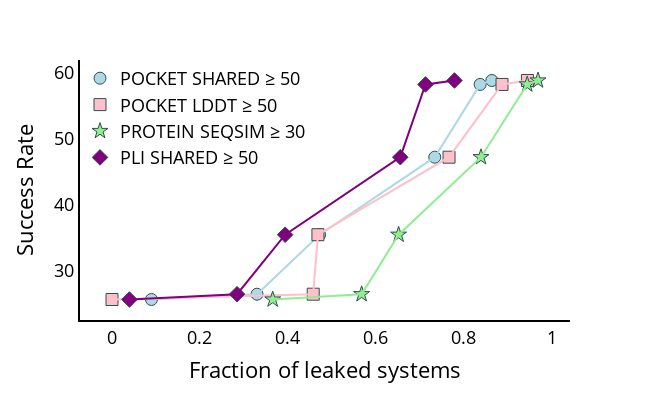

The notebook cell this image was saved under:
### Markdown cell above
#### Figure 2C

### Code cell
performance_vs_leakage_df = perf.merge(leakage_df, on=['Split','Test_tag', 'Quality'])
plot_diffdock_performance_vs_leakage(performance_vs_leakage_df[
    performance_vs_leakage_df.Metric.isin(["PLI SHARED ≥ 50", "PROTEIN SEQSIM ≥ 30","POCKET LDDT ≥ 50", "POCKET SHARED ≥ 50" ])])

### Figure 1 — Plotly figure (JSON) as saved in the notebook; plotly's stock layout.template omitted (floating-point values rounded to 4 significant figures)
{"data": [{"hovertemplate": "Metric=POCKET SHARED ≥ 50<br>Leakage=%{x}<br>SR-10-mean=%{y}<extra></extra>", "legendgroup": "POCKET SHARED ≥ 50", "marker": {"color": "lightblue", "line": {"color": "DarkSlateGrey", "width": 1}, "size": 12, "symbol": "circle"}, "mode": "markers", "name": "POCKET SHARED ≥ 50", "orientation": "v", "showlegend": true, "type": "scatter", "x": [0.08984, 0.8641, 0.3299, 0.4723, 0.8375, 0.7342], "xaxis": "x", "y": [25.67, 58.75, 26.47, 35.46, 58.16, 47.17], "yaxis": "y"}, {"hovertemplate": "<b>LOWESS trendline</b><br><br>Metric=POCKET SHARED ≥ 50<br>Leakage=%{x}<br>SR-10-mean=%{y} <b>(trend)</b><extra></extra>", "legendgroup": "POCKET SHARED ≥ 50", "marker": {"color": "lightblue", "symbol": "circle"}, "mode": "lines", "name": "POCKET SHARED ≥ 50", "showlegend": false, "type": "scatter", "x": [0.08984, 0.3299, 0.4723, 0.7342, 0.8375, 0.8641], "xaxis": "x", "y": [25.67, 26.47, 35.46, 47.17, 58.16, 58.75], "yaxis": "y"}, {"hovertemplate": "Metric=POCKET LDDT ≥ 50<br>Leakage=%{x}<br>SR-10-mean=%{y}<extra></extra>", "legendgroup": "POCKET LDDT ≥ 50", "marker": {"color": "pink", "line": {"color": "DarkSlateGrey", "width": 1}, "size": 12, "symbol": "square"}, "mode": "markers", "name": "POCKET LDDT ≥ 50", "orientation": "v", "showlegend": true, "type": "scatter", "x": [0, 0.945, 0.4578, 0.4685, 0.8872, 0.7667], "xaxis": "x", "y": [25.67, 58.75, 26.47, 35.46, 58.16, 47.17], "yaxis": "y"}, {"hovertemplate": "<b>LOWESS trendline</b><br><br>Metric=POCKET LDDT ≥ 50<br>Leakage=%{x}<br>SR-10-mean=%{y} <b>(trend)</b><extra></extra>", "legendgroup": "POCKET LDDT ≥ 50", "marker": {"color": "pink", "symbol": "square"}, "mode": "lines", "name": "POCKET LDDT ≥ 50", "showlegend": false, "type": "scatter", "x": [0, 0.4578, 0.4685, 0.7667, 0.8872, 0.945], "xaxis": "x", "y": [25.67, 26.47, 35.46, 47.17, 58.16, 58.75], "yaxis": "y"}, {"hovertemplate": "Metric=PROTEIN SEQSIM ≥ 30<br>Leakage=%{x}<br>SR-10-mean=%{y}<extra></extra>", "legendgroup": "PROTEIN SEQSIM ≥ 30", "marker": {"color": "lightgreen", "line": {"color": "DarkSlateGrey", "width": 1}, "size": 12, "symbol": "star"}, "mode": "markers", "name": "PROTEIN SEQSIM ≥ 30", "orientation": "v", "showlegend": true, "type": "scatter", "x": [0.3655, 0.9691, 0.5679, 0.652, 0.9446, 0.8394], "xaxis": "x", "y": [25.67, 58.75, 26.47, 35.46, 58.16, 47.17], "yaxis": "y"}, {"hovertemplate": "<b>LOWESS trendline</b><br><br>Metric=PROTEIN SEQSIM ≥ 30<br>Leakage=%{x}<br>SR-10-mean=%{y} <b>(trend)</b><extra></extra>", "legendgroup": "PROTEIN SEQSIM ≥ 30", "marker": {"color": "lightgreen", "symbol": "star"}, "mode": "lines", "name": "PROTEIN SEQSIM ≥ 30", "showlegend": false, "type": "scatter", "x": [0.3655, 0.5679, 0.652, 0.8394, 0.9446, 0.9691], "xaxis": "x", "y": [25.67, 26.47, 35.46, 47.17, 58.16, 58.75], "yaxis": "y"}, {"hovertemplate": "Metric=PLI SHARED ≥ 50<br>Leakage=%{x}<br>SR-10-mean=%{y}<extra></extra>", "legendgroup": "PLI SHARED ≥ 50", "marker": {"color": "purple", "line": {"color": "DarkSlateGrey", "width": 1}, "size": 12, "symbol": "diamond"}, "mode": "markers", "name": "PLI SHARED ≥ 50", "orientation": "v", "showlegend": true, "type": "scatter", "x": [0.03969, 0.7791, 0.2845, 0.3939, 0.7132, 0.6558], "xaxis": "x", "y": [25.67, 58.75, 26.47, 35.46, 58.16, 47.17], "yaxis": "y"}, {"hovertemplate": "<b>LOWESS trendline</b><br><br>Metric=PLI SHARED ≥ 50<br>Leakage=%{x}<br>SR-10-mean=%{y} <b>(trend)</b><extra></extra>", "legendgroup": "PLI SHARED ≥ 50", "marker": {"color": "purple", "symbol": "diamond"}, "mode": "lines", "name": "PLI SHARED ≥ 50", "showlegend": false, "type": "scatter", "x": [0.03969, 0.2845, 0.3939, 0.6558, 0.7132, 0.7791], "xaxis": "x", "y": [25.67, 26.47, 35.46, 47.17, 58.16, 58.75], "yaxis": "y"}], "layout": {"font": {"size": 18}, "height": 400, "legend": {"font": {"color": "black", "size": 18}, "title": {}, "tracegroupgap": 0, "traceorder": "normal", "x": 0, "y": 1}, "margin": {"t": 60}, "plot_bgcolor": "rgba(0, 0, 0, 0)", "width": 650, "xaxis": {"anchor": "y", "color": "black", "domain": [0, 1], "linecolor": "black", "linewidth": 2, "showline": true, "tickfont": {"size": 18}, "title": {"text": "Fraction of leaked systems"}}, "yaxis": {"anchor": "x", "color": "black", "domain": [0, 1], "linecolor": "black", "linewidth": 2, "showline": true, "tickfont": {"size": 18}, "title": {"text": "Success Rate"}}}}
